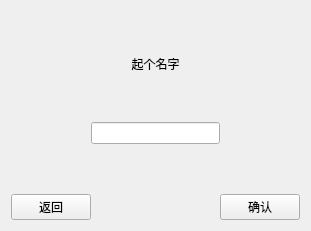
<?xml version="1.0" encoding="UTF-8"?>
<ui version="4.0">
 <class>CreateMap</class>
 <widget class="QWidget" name="CreateMap">
  <property name="geometry">
   <rect>
    <x>0</x>
    <y>0</y>
    <width>311</width>
    <height>231</height>
   </rect>
  </property>
  <property name="windowTitle">
   <string>Form</string>
  </property>
  <layout class="QGridLayout" name="gridLayout">
   <item row="0" column="2">
    <spacer name="verticalSpacer_3">
     <property name="orientation">
      <enum>Qt::Vertical</enum>
     </property>
     <property name="sizeHint" stdset="0">
      <size>
       <width>20</width>
       <height>39</height>
      </size>
     </property>
    </spacer>
   </item>
   <item row="1" column="2">
    <widget class="QLabel" name="label">
     <property name="text">
      <string>起个名字</string>
     </property>
     <property name="alignment">
      <set>Qt::AlignCenter</set>
     </property>
    </widget>
   </item>
   <item row="2" column="2">
    <spacer name="verticalSpacer_2">
     <property name="orientation">
      <enum>Qt::Vertical</enum>
     </property>
     <property name="sizeHint" stdset="0">
      <size>
       <width>20</width>
       <height>38</height>
      </size>
     </property>
    </spacer>
   </item>
   <item row="3" column="0">
    <spacer name="horizontalSpacer_2">
     <property name="orientation">
      <enum>Qt::Horizontal</enum>
     </property>
     <property name="sizeHint" stdset="0">
      <size>
       <width>71</width>
       <height>20</height>
      </size>
     </property>
    </spacer>
   </item>
   <item row="3" column="1" colspan="3">
    <widget class="QLineEdit" name="map_name"/>
   </item>
   <item row="3" column="4">
    <spacer name="horizontalSpacer_3">
     <property name="orientation">
      <enum>Qt::Horizontal</enum>
     </property>
     <property name="sizeHint" stdset="0">
      <size>
       <width>71</width>
       <height>20</height>
      </size>
     </property>
    </spacer>
   </item>
   <item row="4" column="2">
    <spacer name="verticalSpacer">
     <property name="orientation">
      <enum>Qt::Vertical</enum>
     </property>
     <property name="sizeHint" stdset="0">
      <size>
       <width>20</width>
       <height>39</height>
      </size>
     </property>
    </spacer>
   </item>
   <item row="5" column="0" colspan="2">
    <widget class="QPushButton" name="return_start">
     <property name="text">
      <string>返回</string>
     </property>
    </widget>
   </item>
   <item row="5" column="2">
    <spacer name="horizontalSpacer">
     <property name="orientation">
      <enum>Qt::Horizontal</enum>
     </property>
     <property name="sizeHint" stdset="0">
      <size>
       <width>118</width>
       <height>20</height>
      </size>
     </property>
    </spacer>
   </item>
   <item row="5" column="3" colspan="2">
    <widget class="QPushButton" name="submit">
     <property name="text">
      <string>确认</string>
     </property>
    </widget>
   </item>
  </layout>
 </widget>
 <resources/>
 <connections/>
</ui>
